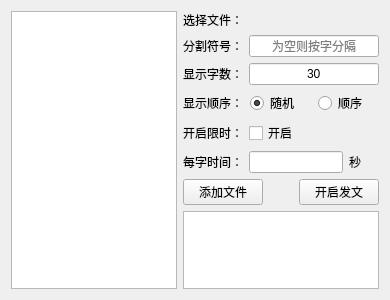
<?xml version="1.0" encoding="UTF-8"?>
<ui version="4.0">
 <class>WfilterWord</class>
 <widget class="QWidget" name="WfilterWord">
  <property name="geometry">
   <rect>
    <x>0</x>
    <y>0</y>
    <width>390</width>
    <height>300</height>
   </rect>
  </property>
  <property name="windowTitle">
   <string>Form</string>
  </property>
  <layout class="QGridLayout" name="gridLayout">
   <item row="0" column="0" rowspan="8">
    <widget class="QListWidget" name="listWidget"/>
   </item>
   <item row="0" column="1">
    <layout class="QHBoxLayout" name="horizontalLayout_10">
     <item>
      <widget class="QLabel" name="label_9">
       <property name="text">
        <string>选择文件：</string>
       </property>
      </widget>
     </item>
     <item>
      <widget class="QLabel" name="label_select_file_name">
       <property name="minimumSize">
        <size>
         <width>130</width>
         <height>0</height>
        </size>
       </property>
       <property name="text">
        <string/>
       </property>
      </widget>
     </item>
    </layout>
   </item>
   <item row="1" column="1">
    <layout class="QHBoxLayout" name="horizontalLayout_3">
     <item>
      <widget class="QLabel" name="label">
       <property name="text">
        <string>分割符号：</string>
       </property>
      </widget>
     </item>
     <item>
      <widget class="QLineEdit" name="lineEdit_fenge">
       <property name="alignment">
        <set>Qt::AlignCenter</set>
       </property>
       <property name="placeholderText">
        <string>为空则按字分隔</string>
       </property>
      </widget>
     </item>
    </layout>
   </item>
   <item row="2" column="1">
    <layout class="QHBoxLayout" name="horizontalLayout_13">
     <item>
      <widget class="QLabel" name="label_13">
       <property name="text">
        <string>显示字数：</string>
       </property>
      </widget>
     </item>
     <item>
      <widget class="QLineEdit" name="lineEdit_wordnum">
       <property name="text">
        <string>30</string>
       </property>
       <property name="alignment">
        <set>Qt::AlignCenter</set>
       </property>
      </widget>
     </item>
    </layout>
   </item>
   <item row="3" column="1">
    <layout class="QHBoxLayout" name="horizontalLayout_12">
     <item>
      <widget class="QLabel" name="label_12">
       <property name="text">
        <string>显示顺序：</string>
       </property>
      </widget>
     </item>
     <item>
      <widget class="QRadioButton" name="radioButton_order_suiji">
       <property name="text">
        <string>随机</string>
       </property>
       <property name="checked">
        <bool>true</bool>
       </property>
      </widget>
     </item>
     <item>
      <widget class="QRadioButton" name="radioButton_order_shunxu">
       <property name="text">
        <string>顺序</string>
       </property>
      </widget>
     </item>
    </layout>
   </item>
   <item row="4" column="1">
    <layout class="QHBoxLayout" name="horizontalLayout_14">
     <item>
      <widget class="QLabel" name="label_14">
       <property name="text">
        <string>开启限时：</string>
       </property>
      </widget>
     </item>
     <item>
      <widget class="QCheckBox" name="checkBox_dingshi">
       <property name="minimumSize">
        <size>
         <width>130</width>
         <height>0</height>
        </size>
       </property>
       <property name="text">
        <string>开启</string>
       </property>
      </widget>
     </item>
    </layout>
   </item>
   <item row="5" column="1">
    <layout class="QHBoxLayout" name="horizontalLayout_11">
     <item>
      <widget class="QLabel" name="label_10">
       <property name="text">
        <string>每字时间：</string>
       </property>
      </widget>
     </item>
     <item>
      <widget class="QLineEdit" name="lineEdit_time">
       <property name="maxLength">
        <number>4</number>
       </property>
       <property name="alignment">
        <set>Qt::AlignCenter</set>
       </property>
      </widget>
     </item>
     <item>
      <widget class="QLabel" name="label_11">
       <property name="minimumSize">
        <size>
         <width>30</width>
         <height>0</height>
        </size>
       </property>
       <property name="maximumSize">
        <size>
         <width>20</width>
         <height>16777215</height>
        </size>
       </property>
       <property name="text">
        <string>秒</string>
       </property>
      </widget>
     </item>
    </layout>
   </item>
   <item row="6" column="1">
    <layout class="QHBoxLayout" name="horizontalLayout_15">
     <item>
      <widget class="QPushButton" name="pushButton_addFile">
       <property name="text">
        <string>添加文件</string>
       </property>
      </widget>
     </item>
     <item>
      <spacer name="horizontalSpacer_2">
       <property name="orientation">
        <enum>Qt::Horizontal</enum>
       </property>
       <property name="sizeHint" stdset="0">
        <size>
         <width>40</width>
         <height>20</height>
        </size>
       </property>
      </spacer>
     </item>
     <item>
      <widget class="QPushButton" name="pushButton_send">
       <property name="text">
        <string>开启发文</string>
       </property>
      </widget>
     </item>
    </layout>
   </item>
   <item row="7" column="1">
    <widget class="QPlainTextEdit" name="plainTextEdit">
     <property name="readOnly">
      <bool>true</bool>
     </property>
    </widget>
   </item>
  </layout>
 </widget>
 <resources/>
 <connections/>
</ui>
